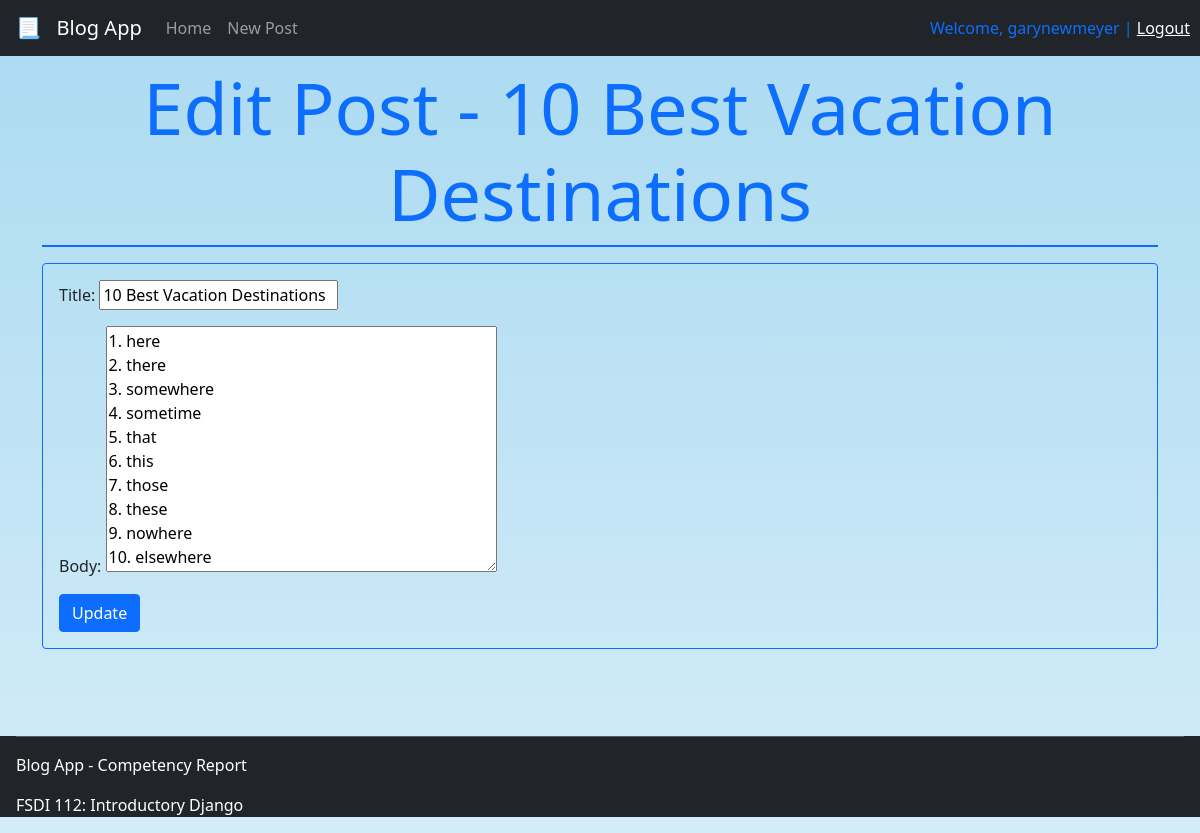
The app's page /post/3/edit (signed in) with its own data.
### blog/models.py (models this page shows, shortened)
class Post(models.Model):
    title = models.CharField(max_length=200)
    author = models.ForeignKey('auth.User', on_delete=models.CASCADE)
    body = models.TextField()
    likes = models.IntegerField(default=0)
    dislikes = models.IntegerField(default=0)
    flagged = models.BooleanField(default=False)
    created_at = models.DateTimeField(auto_now_add=True)

### blog/views.py (the view)
# urls.py: path("post/<int:pk>/edit", BlogUpdateView.as_view(), name="edit_post"),
class BlogUpdateView(UpdateView):
    model = Post
    template_name = 'edit_post.html'
    fields = ['title', 'body']

### blog/templates/edit_post.html (shortened to what this page needs)
{% extends "base.html" %}
{% block content %}
<div class="container pt-3">
    <h1 class="display-2 mt-5 text-primary text-center">Edit Post - {{post.title}}</h1>
    <div class="divider bg-primary border border-primary"></div>
    <div class="mt-3 p-3 border border-primary rounded">
        <form action="" method="post">
            {{form.as_p}}
            <input class="btn btn-primary" type="submit" value="Update">
        </form>
    </div>
</div>
{% endblock content %}

### blog/templates/base.html (shortened to what this page needs)
<!DOCTYPE html>
<html lang="en">
<head>
    {% load static %}
    <link rel="stylesheet" href="{% static 'css/styles.css' %}">
    <link href="https://cdn.jsdelivr.net/npm/bootstrap@5.0.0-beta2/dist/css/bootstrap.min.css" rel="stylesheet">
    <link rel="stylesheet" href="https://pro.fontawesome.com/releases/v5.10.0/css/all.css"/>
</head>
<body>
    <nav class="navbar navbar-expand-lg navbar-dark bg-dark fixed-top mb-5">
        <a class="navbar-brand mx-3" href="{% url 'home' %}">📃 &nbsp Blog App</a>
        <div class="collapse navbar-collapse" id="navbarNavAltMarkup">
            <ul class="navbar-nav mr-auto">
                <li class="nav-item">
                    <a class="nav-link" href="{% url 'home' %}">Home</a>
                </li>
                <li class="nav-item">
                    <a class="nav-link" href="{% url 'new_post' %}">New Post</a>
                </li>
            </ul>
            {% if user.is_authenticated %}
                <span class="navbar-text text-primary nav-log">
                    Welcome, {{user.username}} | <a href="{% url 'logout' %}">Logout</a>
                </span>
            {% else %}
                <span class="navbar-text text-warning nav-log">
                    You are not logged in | <a class="text-warning" href="{% url 'login' %}">Login</a>
                </span>
            {% endif %}
        </div>
    </nav>
    <main>
        {% block content %}
        {% endblock content %}
    </main>
    <footer class="px-3 text-white bg-dark">
        <hr>
        <p>Blog App - Competency Report</p>
        <p>FSDI 112: Introductory Django</p>
    </footer>
</body>
</html>

### blog/static/css/styles.css (style rules this page uses)
body { background-image: linear-gradient(#aadaf1, #aadaf181); }
.container { min-height: 90vh; }
.nav-log { margin-left: auto; margin-right: 10px; }
footer { min-height: 10vh; }

### records on screen
Post: title "10 Best Vacation Destinations", body "1. here 2. there 3. somewhere 4. sometime 5. that 6. this 7. those 8. these 9. nowhere 10. elsewhere"

### other values on screen
{{ user.username }} "garynewmeyer"
